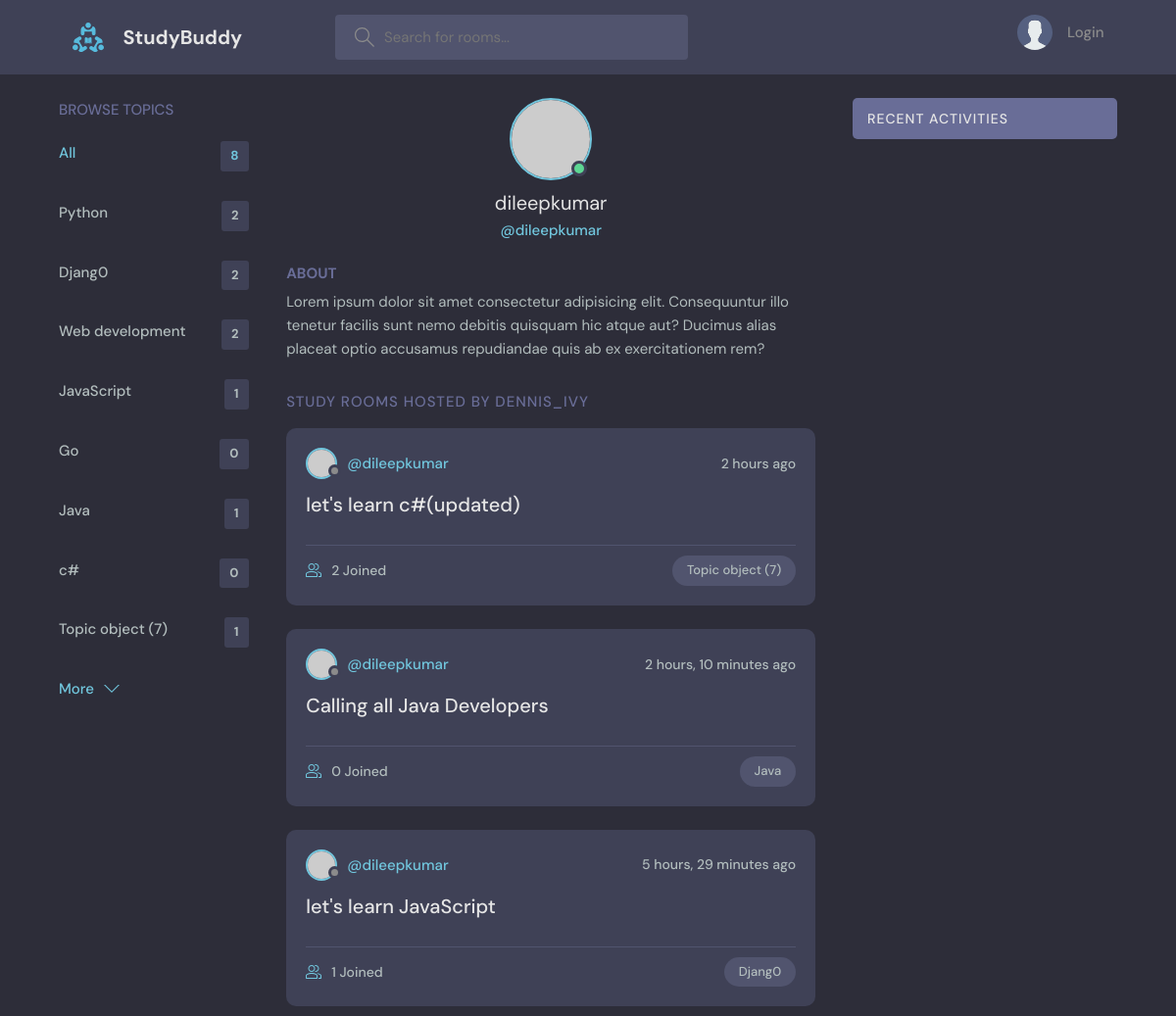
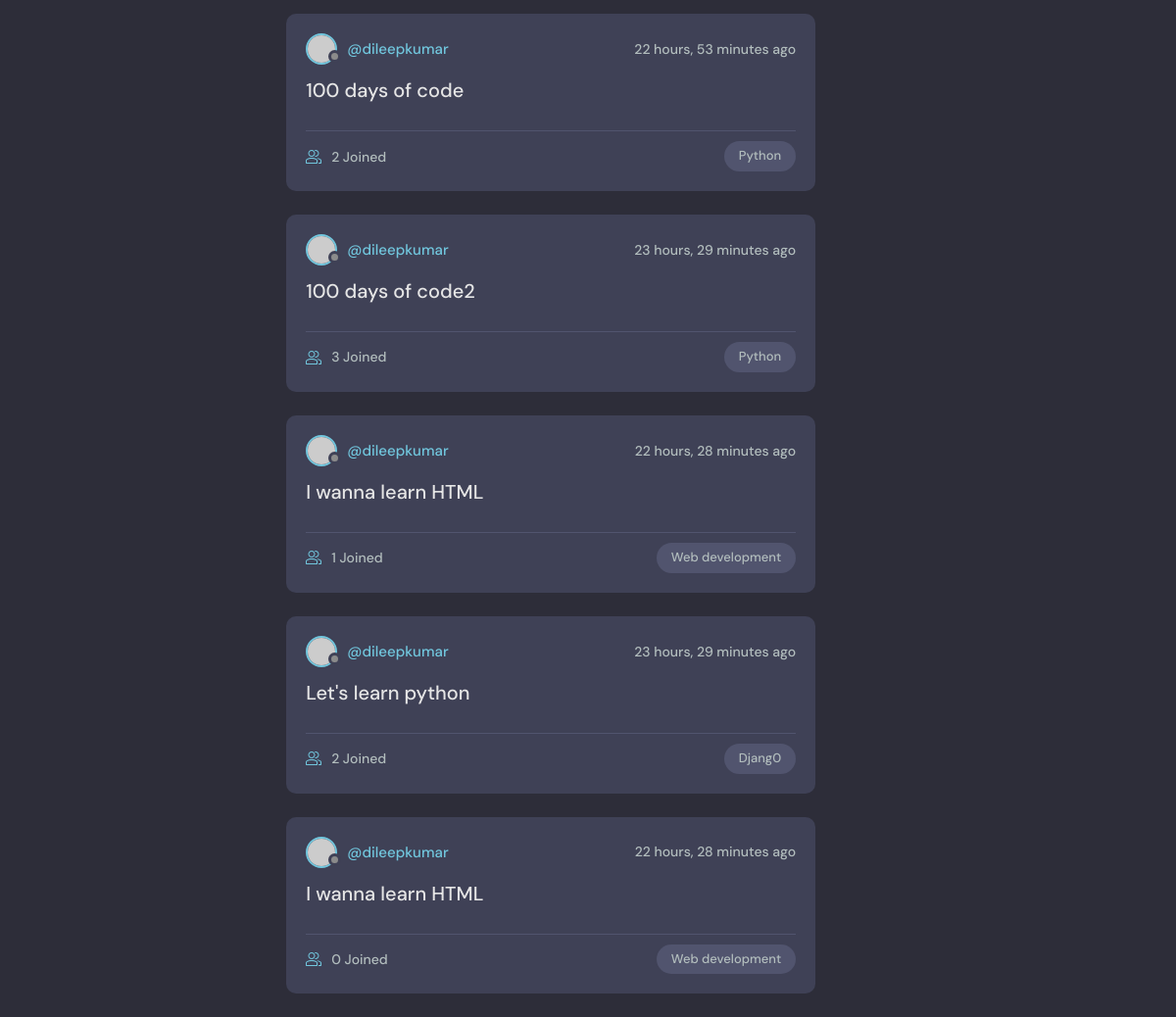
Page /profile/1/ on the committed database (2 pictures, top to bottom).
### base/models.py (models this page shows, shortened)
class Topic(models.Model):
    name=models.CharField(max_length=200)

class Room(models.Model):
    host=models.ForeignKey(User, on_delete=models.SET_NULL, null=True)
    topic=models.ForeignKey(Topic, on_delete=models.SET_NULL, null=True)
    name=models.CharField(max_length=200)
    description=models.TextField(null=True, blank=True)
    participants=models.ManyToManyField(User, related_name='participants' , blank=True)
    updated= models.DateTimeField(auto_now=True)
    created= models.DateTimeField(auto_now_add=True)
    class Meta:
        ordering= ['-updated','created']

### base/views.py (the view)
# urls.py: path('profile/<str:pk>/',views.userProfile, name="user-profile"),
def userProfile(request,pk):
    user=User.objects.get(id=pk)
    rooms=user.room_set.all()
    room_message=user.message_set.all()
    topics=Topic.objects.all()
    context={'user':user,'rooms':rooms, 'room_message':room_message,'topics':topics}
    return render(request,'base/profile.html',context)

### base/templates/base/profile.html (shortened to what this page needs)
{% extends 'main.html' %}
{% block content%}
  <main class="profile-page layout layout--3">
    <div class="container">
      {% include 'base/topics_component.html' %}
      <div class="roomList">
        <div class="profile">
          <div class="profile__avatar">
            <div class="avatar avatar--large active">
              <img src="https://randomuser.me/api/portraits/men/11.jpg" />
            </div>
          </div>
          <div class="profile__info">
            <h3>{{user.username}}</h3>
            <p>@{{user.username}}</p>
          </div>
          <div class="profile__about">
            <h3>About</h3>
            <p>
              Lorem ipsum dolor sit amet consectetur adipisicing elit. Consequuntur illo tenetur
              facilis sunt nemo debitis quisquam hic atque aut? Ducimus alias placeat optio
              accusamus repudiandae quis ab ex exercitationem rem?
            </p>
          </div>
        </div>
        <div class="roomList__header">
          <div>
            <h2>Study Rooms Hosted by dennis_ivy</a>
            </h2>
          </div>
        </div>
        {%include 'base/feed_component.html' %}
      </div>
      {% include 'base/activity_component.html' %}
    </div>
  </main>
{% endblock %}

### templates/main.html (shortened to what this page needs)
<!DOCTYPE html>
{% load static %}
<html lang="en">
  <head>
    <link rel="stylesheet" href="{% static 'styles/style.css' %}" />
  </head>
  <body>
    {% include 'navbar.html' %}
    {% block content %}
    {% endblock %}
  </body>
</html>

### templates/navbar.html (shortened to what this page needs)
{% load static %}
<header class="header header--loggedIn">
    <div class="container">
      <a href="{%url 'base-home' %}" class="header__logo">
        <img src="{%static  'images/logo.svg' %}" />
        <h1>StudyBuddy</h1>
      </a>
      <form class="header__search" method="GET"  action="{% url  'base-home'%}">
        <label>
          <input name="q" placeholder="Search for rooms..." />
        </label>
      </form>
      <nav class="header__menu">
        {% if request.user.is_authenticated %}
        <div class="header__user">
          <a href="{%url 'update-user' %}">
            <div class="avatar avatar--medium active">
              <img src="https://randomuser.me/api/portraits/men/37.jpg" />
            </div>
            <p>{{request.user.username}}<span>@{{request.user.username}}</span></p>
          </a>
          <button class="dropdown-button">
            <svg version="1.1" xmlns="http://www.w3.org/2000/svg" width="32" height="32" viewBox="0 0 32 32">
              <title>chevron-down</title>
              <path d="M16 21l-13-13h-3l16 16 16-16h-3l-13 13z"></path>
            </svg>
          </button>
        </div>
        {% else %}
        <a href="{%url 'login'%}">
          <img src="{%static 'images/avatar.svg' %}" />
          <p>Login</p>
        </a>
        {% endif %}
      </nav>
    </div>
</header>

### base/templates/base/topics_component.html
<div class="topics">
    <div class="topics__header">
      <h2>Browse Topics</h2>
    </div>
    <ul class="topics__list">
      <li>
        <a href="{% url  'base-home' %}" class="active">All <span>{{topics.count}}</span></a>
      </li>
      {% for topic in topics %}
      <li>
        <a href="{% url 'base-home' %}?q={{topic.name}}">{{topic.name}}<span>{{topic.room_set.all.count}}</span></a>
      </li>
      {% endfor %}
    </ul>
    <a class="btn btn--link" href="topics.html">
      More
      <svg version="1.1" xmlns="http://www.w3.org/2000/svg" width="32" height="32" viewBox="0 0 32 32">
        <title>chevron-down</title>
        <path d="M16 21l-13-13h-3l16 16 16-16h-3l-13 13z"></path>
      </svg>
    </a>
  </div>

### base/templates/base/feed_component.html (shortened to what this page needs)
{% for room in rooms %}
<div class="roomListRoom">
    <div class="roomListRoom__header">
      <a href="{% url 'user-profile' room.host.id %}" class="roomListRoom__author">
        <div class="avatar avatar--small">
          <img src="https://randomuser.me/api/portraits/women/11.jpg" />
        </div>
        <span>@{{room.host.username}}</span>
      </a>
      <div class="roomListRoom__actions">
        <span>{{room.created|timesince}} ago</span>
      </div>
    </div>
    <div class="roomListRoom__content">
      <a href="{% url 'room' room.id %}">{{room.name}}</a>
    </div>
    <div class="roomListRoom__meta">
      <a href="{% url 'room' room.id %}" class="roomListRoom__joined">
        {{room.participants.all.count}} Joined
      </a>
      <p class="roomListRoom__topic">{{room.topic.name}}</p>
    </div>
  </div>
{% endfor %}

### base/templates/base/activity_component.html (shortened to what this page needs)
<div class="activities">
    <div class="activities__header">
      <h2>Recent Activities</h2>
    </div>
  </div>

### rows in the picture
Topic: name "Python", room_set.all.count "2"
Topic: name "Djang0", room_set.all.count "2"
Topic: name "Web development", room_set.all.count "2"
Topic: name "JavaScript", room_set.all.count "1"
Topic: name "Go", room_set.all.count "0"
Topic: name "Java", room_set.all.count "1"
Topic: name "c#", room_set.all.count "0"
Topic: name "Topic object (7)", room_set.all.count "1"
Room: host.username "dileepkumar", created "2 hours", name "let's learn c#(updated)", participants.all.count "2", topic.name "Topic object (7)"
Room: host.username "dileepkumar", created "2 hours, 10 minutes", name "Calling all Java Developers", participants.all.count "0", topic.name "Java"
Room: host.username "dileepkumar", created "5 hours, 29 minutes", name "let's learn JavaScript", participants.all.count "1", topic.name "Djang0"
Room: host.username "dileepkumar", created "22 hours, 53 minutes", name "100 days of code", participants.all.count "2", topic.name "Python"
Room: host.username "dileepkumar", created "23 hours, 29 minutes", name "100 days of code2", participants.all.count "3", topic.name "Python"
Room: host.username "dileepkumar", created "22 hours, 28 minutes", name "I wanna learn HTML", participants.all.count "1", topic.name "Web development"
Room: host.username "dileepkumar", created "23 hours, 29 minutes", name "Let's learn python", participants.all.count "2", topic.name "Djang0"
Room: host.username "dileepkumar", created "22 hours, 28 minutes", name "I wanna learn HTML", participants.all.count "0", topic.name "Web development"

### other values in the picture
{{ topics.count }} "8"
{{ user.username }} "dileepkumar"
